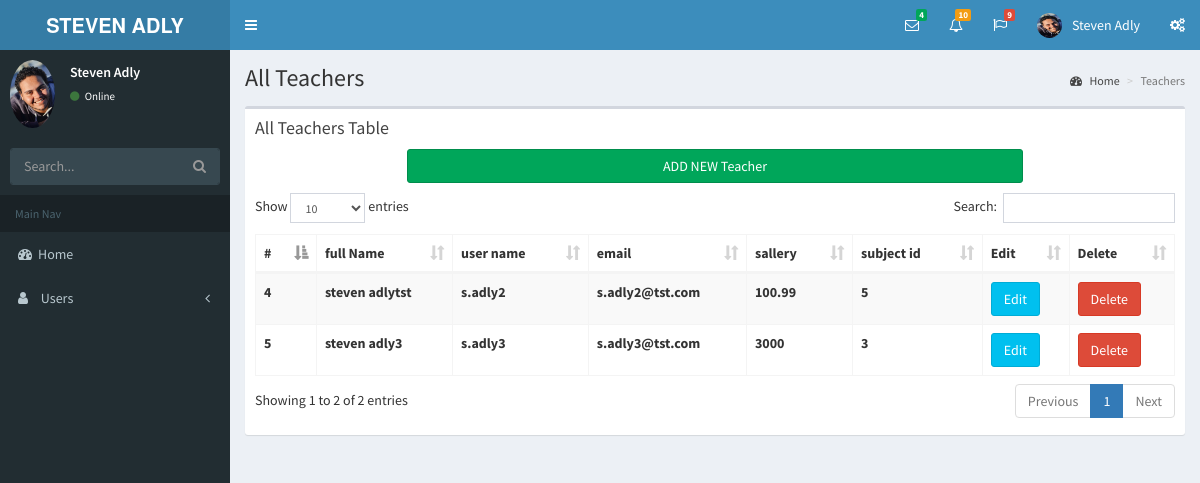
The page /app/admin/teachers.php on the database its author committed.
### tables this page shows
CREATE TABLE IF NOT EXISTS `teachers` (
  `id` int(11) NOT NULL AUTO_INCREMENT,
  `fullname` varchar(100) NOT NULL,
  `username` varchar(255) NOT NULL,
  `email` varchar(150) NOT NULL,
  `password` varchar(255) NOT NULL,
  `sallery` double NOT NULL,
  `sub_id` int(11) NOT NULL,
  PRIMARY KEY (`id`),
  UNIQUE KEY `email` (`email`)
);

### app/libs/teacher.lib.php (called while the page is built, shortened)
<?php
$tableNameTeacher = "teachers";
function getAllTeachers()
{
	global $dbh;
	global $tableNameTeacher;
	$sql = "SELECT * FROM $tableNameTeacher";
	$stm = $dbh->prepare($sql);
	if ($stm->execute()) {
		return $stm->fetchAll();
	} else {
		return false;
	}
}

### app/admin/teachers.php (the view, shortened to what this page needs)
<?php
$teachers = getAllTeachers();
?>
  <div class="content-wrapper">
    <section class="content-header">
      <h1>
        All Teachers
      </h1>
      <ol class="breadcrumb">
        <li><a href="#"><i class="fa fa-dashboard"></i> Home</a></li>
        <li class="active">Teachers</li>
      </ol>
    </section>
    <section class="content">
      <div class="row">
        <div class="col-xs-12">
          <div class="box">
            <div class="box-header">
              <h3 class="box-title">All Teachers Table</h3>
            </div>
            <div class="row">
              <div class="col-xs-8 col-xs-offset-2">
                                <?php
                                if (isset($_GET['edit'])){
                                    $teacher = getTeacherById($_GET['edit']);
                                    ?>
                                    <form action="" method="post">
                                        <input type="hidden" name="id" value="<?php echo $teacher['id']; ?>">
                                        <div class="modal-body">
                                            <div class="row">
                                                <div class="col-xs-12 col-md-6">
                                                    <div class="form-group">
                                                        <input type="text" class="form-control" placeholder="admin full name" name="fullname" value="<?php echo $teacher['fullname']; ?>">
                                                    </div>
                                                </div>
                                                <div class="col-xs-12 col-md-6">
                                                    <div class="form-group">
                                                        <input type="text" class="form-control" placeholder="username" name="username" value="<?php echo $teacher['username']; ?>">
                                                    </div>
                                                </div>
                                                <div class="col-xs-12">
                                                    <div class="form-group">
                                                        <input type="email" class="form-control" placeholder="email" name="email" value="<?php echo $teacher['email']; ?>">
                                                    </div>
                                                </div>
                                                <div class="col-xs-12 col-md-6">
                                                    <div class="form-group">
                                                        <input type="password" class="form-control" placeholder="password" name="password">
                                                    </div>
                                                </div>
                                                <div class="col-xs-12 col-md-6">
                                                    <div class="form-group">
                                                        <input type="password" class="form-control" placeholder="re password" name="repassword">
                                                    </div>
                                                </div>
                                                <div class="col-xs-12 col-md-6">
                                                    <div class="form-group">
                                                        <input type="text" class="form-control" placeholder="sallery" name="sallery"  value="<?php echo $teacher['sallery']; ?>">
                                                    </div>
                                                </div>
                                                <div class="col-xs-12 col-md-6">
                                                    <div class="form-group">
                                                        <input type="text" class="form-control" placeholder="subject id" name="sub_id"  value="<?php echo $teacher['sub_id']; ?>">
                                                    </div>
                                                </div>
                                            </div>
                                        </div>
                                        <div class="modal-footer">
                                            <button type="button" class="btn btn-default pull-left" data-dismiss="modal">Close</button>
                                            <button type="submit" class="btn btn-primary">Add Teacher</button>
                                        </div>
                                    </form>
                                    <?php
                                } else {
                                ?>
                                <button type="button" class="btn btn-success btn-block" data-toggle="modal" data-target="#add-new">
                                    ADD NEW Teacher
                                </button>
                                <?php } ?>
              </div>
            </div>
            <div class="box-body">
              <table id="table-courses" class="table table-bordered table-striped">
                <thead>
                <tr>
                  <th>#</th>
                  <th>full Name</th>
                  <th>user name</th>
                  <th>email</th>
                  <th>sallery</th>
                  <th>subject id</th>
                  <th>Edit</th>
                  <th>Delete</th>
                 </tr>
                </thead>
                <tbody>
                <tr>
                  <?php  foreach ($teachers as $teacher) {  ?>
                  <th><?php echo $teacher['id']; ?></th>
                  <th><?php echo $teacher['fullname']; ?></th>
                  <th><?php echo $teacher['username']; ?></th>
                  <th><?php echo $teacher['email']; ?></th>
                  <th><?php echo $teacher['sallery']; ?></th>
                  <th><?php echo $teacher['sub_id']; ?></th>
                  <td><a href="<?php BASE_ADMIN.'teachers.php'; ?>?edit=<?php echo $teacher['id']; ?>" class="btn btn-info">Edit</a></td>
                  <td><a href="<?php BASE_ADMIN.'teachers.php'; ?>?del=<?php  echo $teacher['id']; ?>" class="btn btn-danger">Delete</a></td>
                </tr>
                  <?php } ?>
                </tbody>
              </table>
            </div>
          </div>
        </div>
      </div>
    </section>
  </div>

### rows shown on the page
teachers: id "4", fullname "steven adlytst", username "s.adly2", email "s.adly2@tst.com", sallery "100.99", sub "5"
teachers: id "5", fullname "steven adly3", username "s.adly3", email "s.adly3@tst.com", sallery "3000", sub "3"
